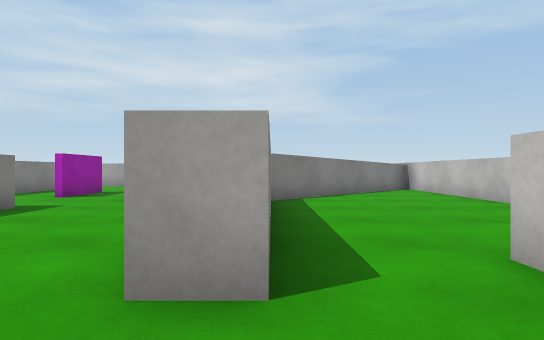
[1] (above)

19 first-person views from a walk through a Unity game level. The camera is 0.36 m above the floor, looks level and sees 75° across. The floor is counted in squares, 0.5 m on a side. Each view is taken from the middle of a square. On the plan, view 1 faces up. The plan holds only what a view shows up to about 11 squares ahead; the rest is blank. The player character is not drawn. Surface patterns are stand-ins for the level's own textures.

[2]
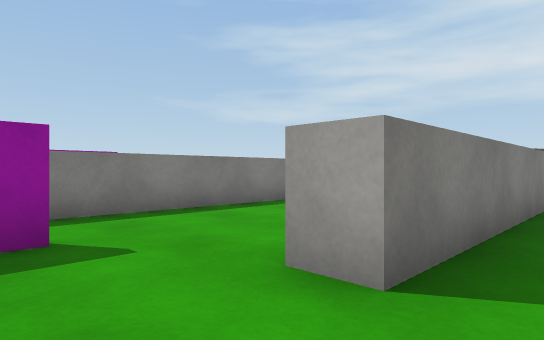

[3]
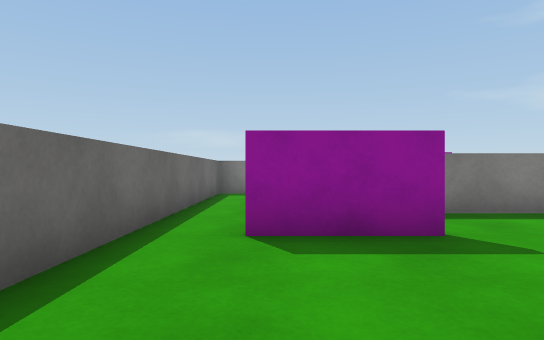

[4]
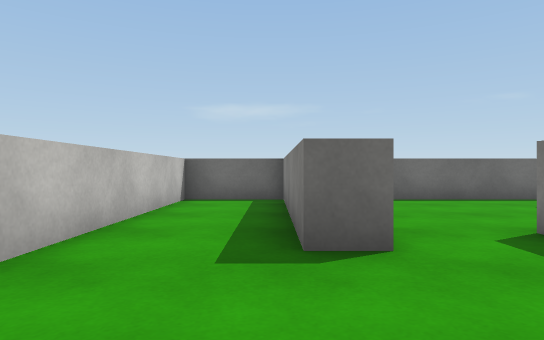

[5]
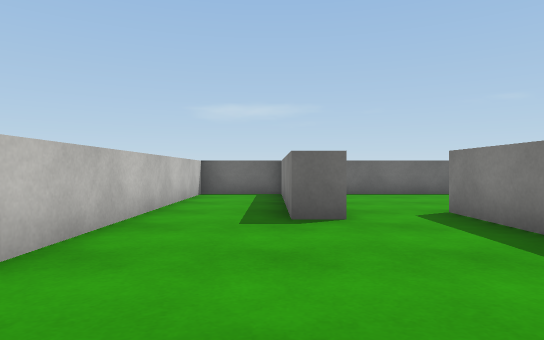

[6]
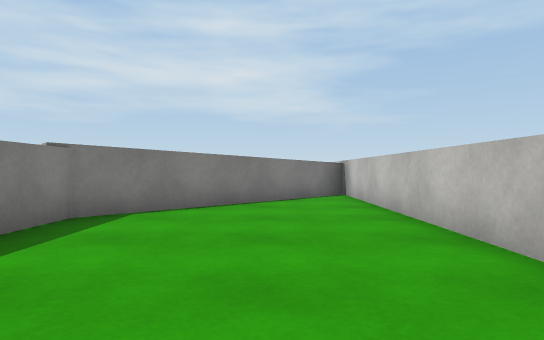

[7]
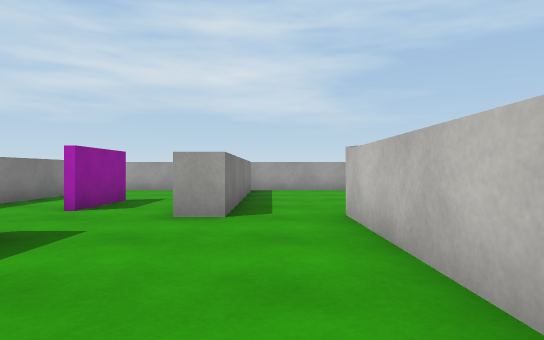

[8]
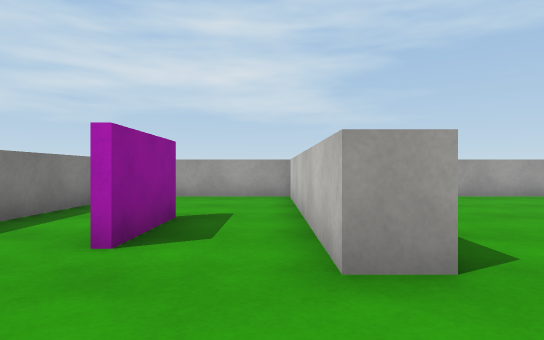

[9]
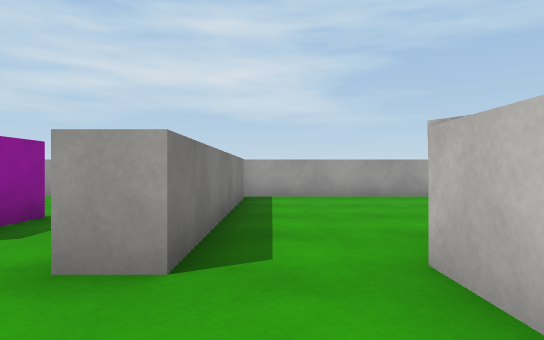

[10]
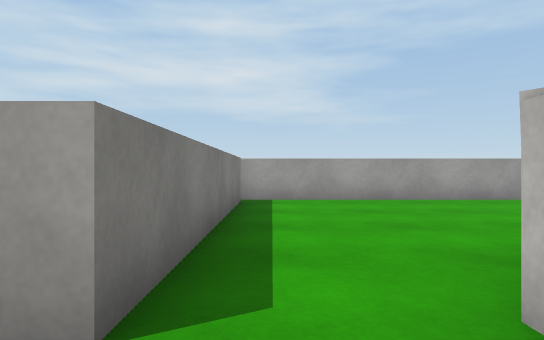

[11]
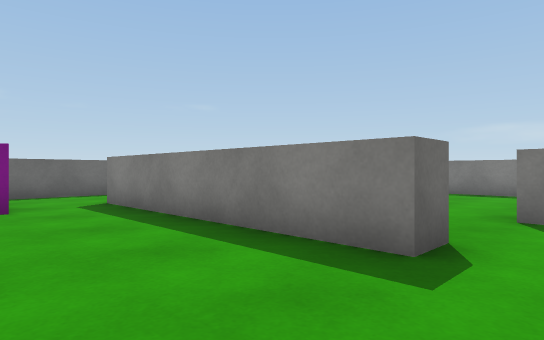

[12]
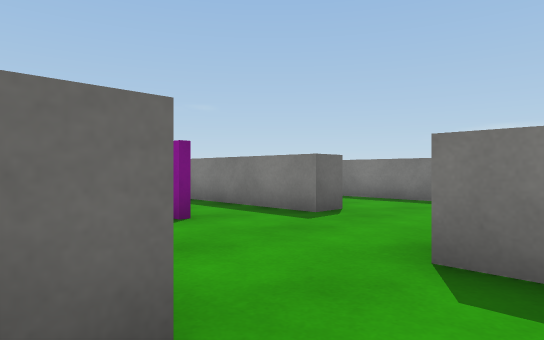

[13]
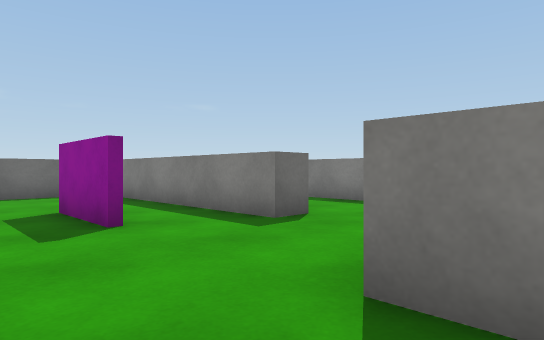

[14]
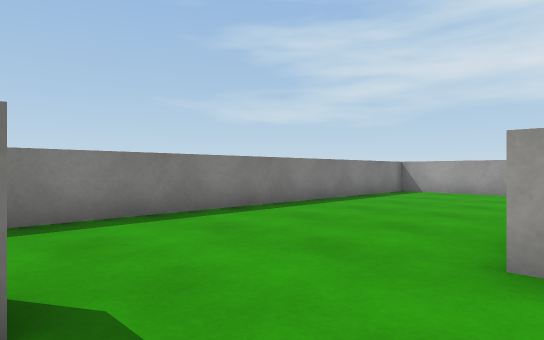

[15]
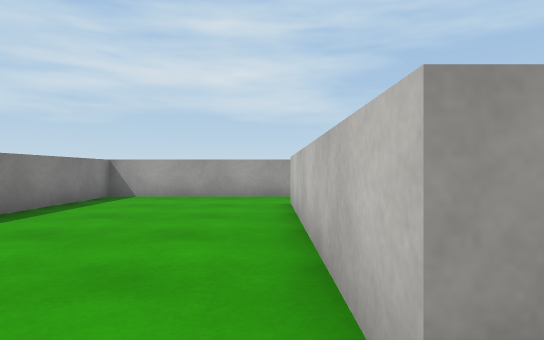

[16]
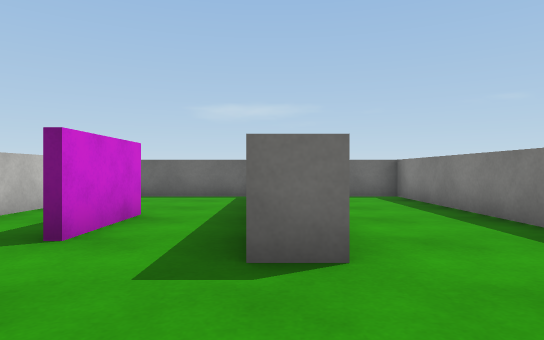

[17]
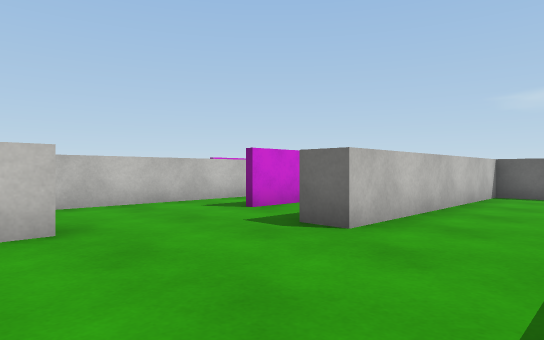

[18]
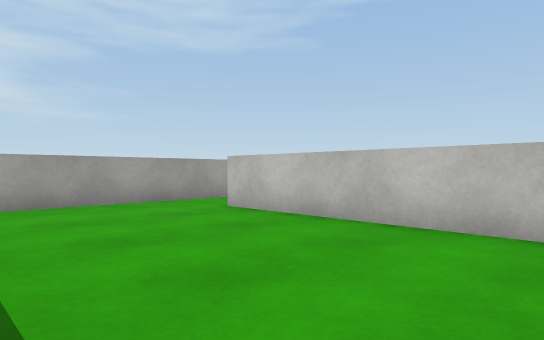

[19]
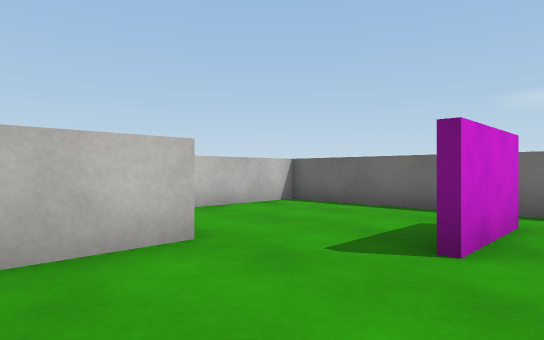

### Floor plan
Ten units are one square. View 1 is at (0, 0); x grows to the right and y downward. Boxes are objects, and circles mark ways between rooms. Rooms are numbered by the first view taken in them; rooms with no view inside come last. Other rooms are left out.
<svg viewBox="-139 -161 195 192">
<path fill="none" stroke="#000" d="M-27 -10 -27 14M0 -20 -8 -20 -8 -88M-31 14 -31 -10M-49 -68 -49 0M-27 -84 -35 -84M-66 26 19 26 19 -2M19 -29 27 -29 27 22M26 26 51 26 51 -134 0 -83 0 -20M-55 -115 -55 -91M-78 -135 -78 -105M-35 -84 -35 -150M-78 -79 -78 -69M-29 -156 -84 -156M-58 -68 -49 -68M-86 -69 -86 -138M-78 -35 -78 -12M-79 -12 -79 -35M-57 -2 -57 -62M-84 -156 -134 -156 -134 26 -106 26 -106 -43 -98 -43 -98 26 -66 26M-27 -151 -27 -84M41 -156 -29 -156"/>
<circle cx="10" cy="-20" r="3" fill="#2a7"/>
<circle cx="-40" cy="-75" r="3" fill="#2a7"/>
<circle cx="-55" cy="15" r="3" fill="#2a7"/>
<circle cx="-20" cy="-90" r="3" fill="#2a7"/>
<circle cx="-70" cy="-70" r="3" fill="#2a7"/>
<circle cx="-80" cy="-145" r="3" fill="#2a7"/>
<text x="-20" y="-20">1</text>
<text x="30" y="-50">2</text>
<text x="-60" y="-120">3</text>
<text x="-100" y="-60">4</text>
<text x="0" y="-130">5</text>
</svg>
Room 1 opens to room 2. Room 1 opens to room 3. Room 1 opens to room 4. Room 1 opens to room 5. Room 3 opens to room 4.

Where each view was taken, in squares from view 1:
view 1: 0 up, 0 right, facing up
view 2: 0 up, 1 right, facing up-left
view 3: 1 down, 1 right, facing left
view 4: 6 up, 3 right, facing down
view 5: 8 up, 3 right, facing down
view 6: 3 up, 3 right, facing up
view 7: 3 up, 2 left, facing up
view 8: 6 up, 4 left, facing up
view 9: 6 up, 2 left, facing up
view 10: 7 up, 2 left, facing up
view 11: 8 up, 2 left, facing down-left
view 12: 8 up, 5 left, facing down-left
view 13: 8 up, 6 left, facing down-left
view 14: 4 up, 8 left, facing up-left
view 15: 6 up, 9 left, facing up
view 16: 7 up, 10 left, facing down
view 17: 8 up, 13 left, facing down-right
view 18: 8 up, 13 left, facing up-right
view 19: 4 up, 4 left, facing down-right
